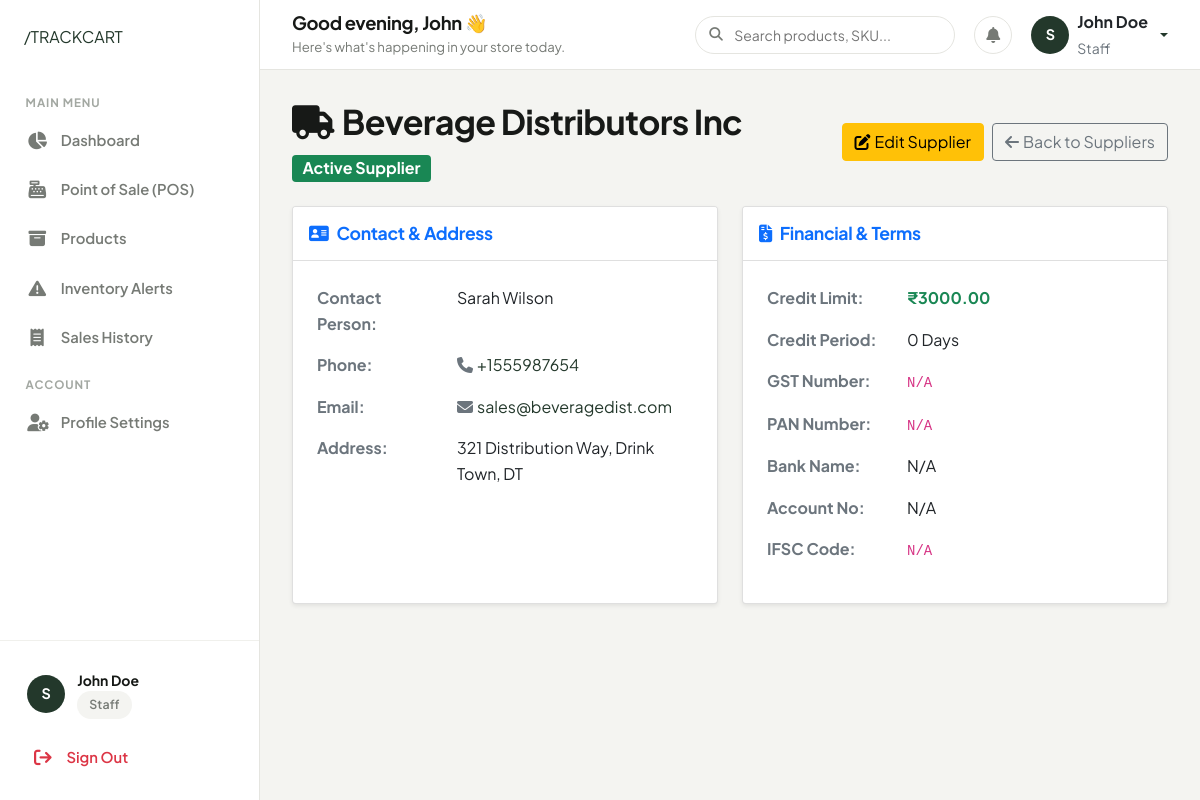
/suppliers/2/detail/ (signed in), run on the app's committed database.
### authentication/models.py (models this page shows, shortened)
class UserProfile(models.Model):
    ROLE_CHOICES = [
        ('admin', 'Admin'),
        ('staff', 'Staff'),
    ]
    user = models.OneToOneField(User, on_delete=models.CASCADE)
    role = models.CharField(max_length=10, choices=ROLE_CHOICES, default='staff')
    phone = models.CharField(max_length=15, blank=True, null=True)
    address = models.TextField(blank=True, null=True)
    created_at = models.DateTimeField(auto_now_add=True)
    updated_at = models.DateTimeField(auto_now=True)
    @property
    def is_admin(self):
        return self.role == 'admin'

### suppliers/models.py (models this page shows, shortened)
class Supplier(models.Model):
    name = models.CharField(max_length=200)
    contact_person = models.CharField(max_length=100, blank=True, null=True)
    phone_regex = RegexValidator(regex=r'^\+?1?\d{9,15}$', message="Phone number must be entered in the format: '+999999999'. Up to 15 digits allowed.")
    phone = models.CharField(validators=[phone_regex], max_length=17)
    email = models.EmailField(blank=True, null=True)
    address = models.TextField()
    city = models.CharField(max_length=100)
    state = models.CharField(max_length=100, blank=True, null=True)
    pincode = models.CharField(max_length=10, blank=True, null=True)
    gst_number = models.CharField(max_length=15, blank=True, null=True, help_text="GST Registration Number")
    pan_number = models.CharField(max_length=10, blank=True, null=True, help_text="PAN Number")
    bank_name = models.CharField(max_length=100, blank=True, null=True)
    account_number = models.CharField(max_length=20, blank=True, null=True)
    ifsc_code = models.CharField(max_length=11, blank=True, null=True)
    credit_limit = models.DecimalField(max_digits=10, decimal_places=2, default=0, help_text="Credit limit for this supplier")
    credit_days = models.IntegerField(default=0, help_text="Credit payment days")
    notes = models.TextField(blank=True, null=True)
    is_active = models.BooleanField(default=True)
    created_by = models.ForeignKey(User, on_delete=models.PROTECT)
    created_at = models.DateTimeField(auto_now_add=True)
    updated_at = models.DateTimeField(auto_now=True)
    class Meta:
        ordering = ['name']
    @property
    def full_address(self):
        address_parts = [self.address, self.city]
        if self.state:
            address_parts.append(self.state)
        if self.pincode:
            address_parts.append(self.pincode)
        return ', '.join(address_parts)

### suppliers/views.py (the view)
# urls.py: path('<int:supplier_id>/detail/', views.supplier_detail, name='supplier_detail'),
@login_required
def supplier_detail(request, supplier_id):
    supplier = get_object_or_404(Supplier, id=supplier_id)
    return render(request, 'suppliers/supplier_detail.html', {'supplier': supplier})

### templates/suppliers/supplier_detail.html (shortened to what this page needs)
{% extends 'base.html' %}
{% block content %}
<div class="d-flex justify-content-between align-items-center mb-4">
    <div>
        <h2><i class="fas fa-truck me-2"></i>{{ supplier.name }}</h2>
        <span class="badge {% if supplier.is_active %}bg-success{% else %}bg-danger{% endif %} fs-6 mt-1">
            {% if supplier.is_active %}Active Supplier{% else %}Inactive Supplier{% endif %}
        </span>
    </div>
    <div class="d-flex gap-2">
        <a href="{% url 'suppliers:supplier_edit' supplier.id %}" class="btn btn-warning">
            <i class="fas fa-edit me-1"></i>Edit Supplier
        </a>
        <a href="{% url 'suppliers:supplier_list' %}" class="btn btn-outline-secondary">
            <i class="fas fa-arrow-left me-1"></i>Back to Suppliers
        </a>
    </div>
</div>
<div class="row g-4">
    <div class="col-md-6">
        <div class="card shadow-sm h-100">
            <div class="card-header bg-white py-3">
                <h5 class="card-title mb-0 text-primary"><i class="fas fa-address-card me-2"></i>Contact & Address</h5>
            </div>
            <div class="card-body">
                <table class="table table-borderless">
                    <tbody>
                        <tr>
                            <td class="text-muted fw-bold" style="width: 140px;">Contact Person:</td>
                            <td>{{ supplier.contact_person|default:"N/A" }}</td>
                        </tr>
                        <tr>
                            <td class="text-muted fw-bold">Phone:</td>
                            <td><a href="tel:{{ supplier.phone }}" class="text-decoration-none"><i class="fas fa-phone me-1 text-muted"></i>{{ supplier.phone }}</a></td>
                        </tr>
                        <tr>
                            <td class="text-muted fw-bold">Email:</td>
                            <td>
                                {% if supplier.email %}
                                <a href="mailto:{{ supplier.email }}" class="text-decoration-none"><i class="fas fa-envelope me-1 text-muted"></i>{{ supplier.email }}</a>
                                {% else %}
                                N/A
                                {% endif %}
                            </td>
                        </tr>
                        <tr>
                            <td class="text-muted fw-bold">Address:</td>
                            <td>{{ supplier.full_address }}</td>
                        </tr>
                    </tbody>
                </table>
            </div>
        </div>
    </div>
    <div class="col-md-6">
        <div class="card shadow-sm h-100">
            <div class="card-header bg-white py-3">
                <h5 class="card-title mb-0 text-primary"><i class="fas fa-file-invoice-dollar me-2"></i>Financial & Terms</h5>
            </div>
            <div class="card-body">
                <table class="table table-borderless">
                    <tbody>
                        <tr>
                            <td class="text-muted fw-bold" style="width: 140px;">Credit Limit:</td>
                            <td class="fw-bold text-success">₹{{ supplier.credit_limit|floatformat:2 }}</td>
                        </tr>
                        <tr>
                            <td class="text-muted fw-bold">Credit Period:</td>
                            <td>{{ supplier.credit_days }} Days</td>
                        </tr>
                        <tr>
                            <td class="text-muted fw-bold">GST Number:</td>
                            <td><code>{{ supplier.gst_number|default:"N/A" }}</code></td>
                        </tr>
                        <tr>
                            <td class="text-muted fw-bold">PAN Number:</td>
                            <td><code>{{ supplier.pan_number|default:"N/A" }}</code></td>
                        </tr>
                        <tr>
                            <td class="text-muted fw-bold">Bank Name:</td>
                            <td>{{ supplier.bank_name|default:"N/A" }}</td>
                        </tr>
                        <tr>
                            <td class="text-muted fw-bold">Account No:</td>
                            <td>{{ supplier.account_number|default:"N/A" }}</td>
                        </tr>
                        <tr>
                            <td class="text-muted fw-bold">IFSC Code:</td>
                            <td><code>{{ supplier.ifsc_code|default:"N/A" }}</code></td>
                        </tr>
                    </tbody>
                </table>
            </div>
        </div>
    </div>
</div>
{% endblock %}

### templates/components/sidebar.html (shortened to what this page needs)
{% load static %}
<aside class="sidebar">
    <div>
        <div class="sidebar-header">
            <a href="{% url 'home' %}" class="brand-slash-logo">
                /TRACKCART
            </a>
        </div>
        <ul class="sidebar-nav">
            <li class="sidebar-label">Main Menu</li>
            <li class="sidebar-item">
                <a href="{% url 'dashboard:dashboard' %}" class="sidebar-link {% if request.resolver_match.url_name == 'dashboard' %}active{% endif %}">
                    <i class="fas fa-chart-pie"></i>
                    <span>Dashboard</span>
                </a>
            </li>
            {% if not user.userprofile.is_admin %}
            <li class="sidebar-item">
                <a href="{% url 'sales:sale_create' %}" class="sidebar-link {% if request.resolver_match.url_name == 'sale_create' %}active{% endif %}">
                    <i class="fas fa-cash-register"></i>
                    <span>Point of Sale (POS)</span>
                </a>
            </li>
            {% endif %}
            <li class="sidebar-item">
                <a href="{% url 'products:product_list' %}" class="sidebar-link ">
                    <i class="fas fa-box-archive"></i>
                    <span>Products</span>
                </a>
            </li>
            <li class="sidebar-item">
                <a href="{% url 'products:low_stock_alert' %}" class="sidebar-link {% if request.resolver_match.url_name == 'low_stock_alert' %}active{% endif %}">
                    <i class="fas fa-triangle-exclamation"></i>
                    <span>Inventory Alerts</span>
                </a>
            </li>
            <li class="sidebar-item">
                <a href="{% url 'sales:sale_list' %}" class="sidebar-link {% if 'sale' in request.resolver_match.url_name and request.resolver_match.url_name != 'sale_create' %}active{% endif %}">
                    <i class="fas fa-receipt"></i>
                    <span>Sales History</span>
                </a>
            </li>
            <li class="sidebar-label">Account</li>
            <li class="sidebar-item">
                <a href="{% url 'authentication:profile' %}" class="sidebar-link {% if request.resolver_match.url_name == 'profile' %}active{% endif %}">
                    <i class="fas fa-user-gear"></i>
                    <span>Profile Settings</span>
                </a>
            </li>
        </ul>
    </div>
    <div class="sidebar-footer">
        <div class="sidebar-user-card mb-2">
            <div class="user-avatar">
                {{ user.username|slice:":1"|upper }}
            </div>
            <div class="user-info">
                <div class="user-name">{{ user.get_full_name|default:user.username }}</div>
                <div class="user-role-badge">
                    <span class="tc-badge {% if user.userprofile.is_admin %}tc-badge-success{% else %}tc-badge-neutral{% endif %}">
                        {{ user.userprofile.get_role_display }}
                    </span>
                </div>
            </div>
        </div>
        <a href="{% url 'authentication:logout' %}" class="sidebar-link text-danger">
            <i class="fas fa-arrow-right-from-bracket"></i>
            <span>Sign Out</span>
        </a>
    </div>
</aside>

### templates/components/topbar.html (shortened to what this page needs)
{% load static %}
<header class="dashboard-topbar">
    <div class="d-flex align-items-center gap-3">
        <div class="topbar-welcome">
            <h4>Good {% if now.hour < 12 %}morning{% elif now.hour < 17 %}afternoon{% else %}evening{% endif %}, {{ user.first_name|default:user.username }} 👋</h4>
            <p>Here's what's happening in your store today.</p>
        </div>
    </div>
    <div class="topbar-actions">
        <div class="search-box-custom">
            <i class="fas fa-magnifying-glass"></i>
            <input type="text" id="globalSearchInput" class="form-control-custom" placeholder="Search products, SKU...">
        </div>
        <a href="{% url 'products:low_stock_alert' %}" class="topbar-icon-btn" title="Stock Alerts">
            <i class="fas fa-bell"></i>
        </a>
        <div class="dropdown">
            <a href="#" class="d-flex align-items-center gap-2 text-decoration-none dropdown-toggle" id="userMenuDropdown" data-bs-toggle="dropdown" aria-expanded="false">
                <div class="user-avatar">
                    {{ user.username|slice:":1"|upper }}
                </div>
                <div class="d-none d-md-block text-start">
                    <div class="fw-bold text-dark fs-6 line-height-1">{{ user.get_full_name|default:user.username }}</div>
                    <small class="text-muted text-capitalize">{{ user.userprofile.role }}</small>
                </div>
            </a>
        </div>
    </div>
</header>

### static/css/main.css (style rules this page uses)
:root { --primary-dark: #151815; --dark-green: #23382B; --dark-green-hover: #1b2c22; --muted-green: #536957; --accent-green-light: #EBF1EC; --soft-bg: #F4F4F1; --white: #FFFFFF; --card-bg: #FFFFFF; --text-main: #171917; --text-muted: #767A75; --text-light: #A3A8A2; --border-color: #E5E5E0; --border-light: #F0F0EC; --status-success: #2B7A4B; --status-success-bg: #E8F5EE; --status-warning: #C07D14; --status-warning-bg: #FEF6E7; --status-danger: #C93B2B; --status-danger-bg: #FDF0EE; --font-family: 'Plus Jakarta Sans', 'Inter', -apple-system, BlinkMacSystemFont, "Segoe UI", Roboto, sans-serif; --radius-sm: 8px; --radius-md: 14px; --radius-lg: 20px; --radius-xl: 28px; --radius-pill: 9999px; --shadow-sm: 0 2px 8px rgba(21, 24, 21, 0.04); --shadow-md: 0 8px 24px rgba(21, 24, 21, 0.06); --shadow-lg: 0 16px 40px rgba(21, 24, 21, 0.08); --transition-fast: 0.15s ease; --transition-normal: 0.25s ease; }
* { box-sizing: border-box; margin: 0; padding: 0; }
body { font-family: var(--font-family); background-color: var(--soft-bg); color: var(--text-main); line-height: 1.6; -webkit-font-smoothing: antialiased; -moz-osx-font-smoothing: grayscale; }
h1, h2, h3, h4, h5, h6 { color: var(--text-main); font-weight: 700; letter-spacing: -0.02em; line-height: 1.2; }
h2 { font-size: 2.125rem; }
h4 { font-size: 1.25rem; }
h5 { font-size: 1.1rem; }
p { color: var(--text-muted); font-size: 1rem; }
a { color: var(--dark-green); text-decoration: none; transition: color var(--transition-fast); }
.form-control-custom { width: 100%; padding: 0.75rem 1rem; border-radius: var(--radius-md); border: 1px solid var(--border-color); background-color: var(--white); color: var(--text-main); font-family: var(--font-family); font-size: 0.95rem; transition: border-color var(--transition-fast), box-shadow var(--transition-fast); }
.tc-badge { display: inline-flex; align-items: center; gap: 0.35rem; padding: 0.25rem 0.75rem; border-radius: var(--radius-pill); font-size: 0.775rem; font-weight: 600; letter-spacing: 0.01em; }
.tc-badge-neutral { background-color: var(--soft-bg); color: var(--text-muted); }
.mt-1 { margin-top: 0.25rem; }
.mb-2 { margin-bottom: 0.5rem; }
.mb-4 { margin-bottom: 1.5rem; }

### data on the page
Supplier: name "Beverage Distributors Inc", contact_person "Sarah Wilson", phone "+1555987654", email "sales@beveragedist.com", full_address "321 Distribution Way, Drink Town, DT", credit_limit "3000.00", credit_days "0", gst_number "N/A", pan_number "N/A", bank_name "N/A", account_number "N/A", ifsc_code "N/A"

### other printed values
{{ user.username|slice:":1"|upper }} "S"
{{ user.get_full_name|default:user.username }} "John Doe"
{{ user.userprofile.get_role_display }} "Staff"
{{ user.first_name|default:user.username }} "John"
{{ user.userprofile.role }} "Staff"
